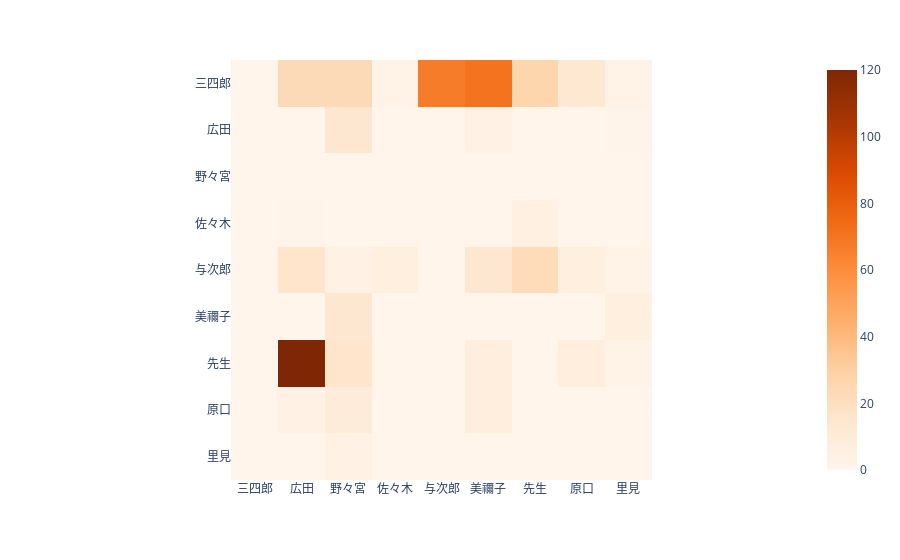

The notebook cell saved with this chart:
### Markdown cell above
#### 共起ヒートマップの作成

### Code cell
import plotly.express as px

fig = px.imshow(df_characters, color_continuous_scale=px.colors.sequential.Oranges)
fig.show()

### Figure 1 — Plotly figure (JSON) as saved in the notebook; plotly's stock layout.template omitted (floating-point values rounded to 4 significant figures)
{"data": [{"coloraxis": "coloraxis", "hovertemplate": "x: %{x}<br>y: %{y}<br>color: %{z}<extra></extra>", "name": "0", "type": "heatmap", "x": ["三四郎", "広田", "野々宮", "佐々木", "与次郎", "美禰子", "先生", "原口", "里見"], "xaxis": "x", "y": ["三四郎", "広田", "野々宮", "佐々木", "与次郎", "美禰子", "先生", "原口", "里見"], "yaxis": "y", "z": [[0, 23, 23, 2, 67, 71, 26, 13, 2], [0, 0, 14, 0, 0, 4, 0, 0, 1], [0, 0, 0, 0, 0, 0, 0, 0, 0], [0, 1, 0, 0, 0, 0, 5, 0, 0], [0, 16, 4, 6, 0, 14, 22, 6, 2], [0, 0, 14, 0, 0, 0, 0, 0, 6], [0, 120, 16, 0, 0, 7, 0, 7, 2], [0, 4, 9, 0, 0, 7, 0, 0, 0], [0, 0, 4, 0, 0, 0, 0, 0, 0]]}], "layout": {"coloraxis": {"colorscale": [[0, "rgb(255,245,235)"], [0.125, "rgb(254,230,206)"], [0.25, "rgb(253,208,162)"], [0.375, "rgb(253,174,107)"], [0.5, "rgb(253,141,60)"], [0.625, "rgb(241,105,19)"], [0.75, "rgb(217,72,1)"], [0.875, "rgb(166,54,3)"], [1, "rgb(127,39,4)"]]}, "margin": {"t": 60}, "xaxis": {"anchor": "y", "constrain": "domain", "domain": [0, 1], "scaleanchor": "y"}, "yaxis": {"anchor": "x", "autorange": "reversed", "constrain": "domain", "domain": [0, 1]}}}
